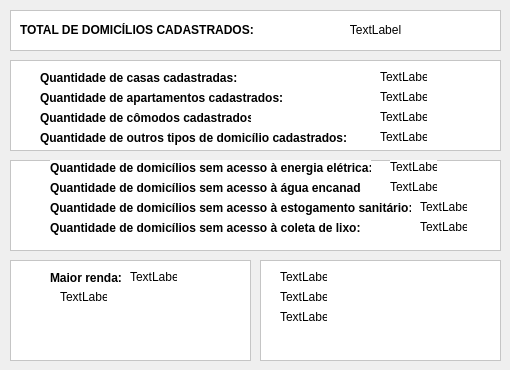
    <widget class="QWidget" name="tab_dados">
     <attribute name="title">
      <string>Estatísticas</string>
     </attribute>
     <widget class="QFrame" name="frame_6">
      <property name="geometry">
       <rect>
        <x>10</x>
        <y>10</y>
        <width>491</width>
        <height>41</height>
       </rect>
      </property>
      <property name="styleSheet">
       <string notr="true">background-color: rgb(255, 255, 255);</string>
      </property>
      <property name="frameShape">
       <enum>QFrame::StyledPanel</enum>
      </property>
      <property name="frameShadow">
       <enum>QFrame::Raised</enum>
      </property>
      <layout class="QHBoxLayout" name="horizontalLayout_16">
       <item>
        <widget class="QLabel" name="label_15">
         <property name="text">
          <string>&lt;html&gt;&lt;head/&gt;&lt;body&gt;&lt;p&gt;&lt;span style=&quot; font-weight:600;&quot;&gt;TOTAL DE DOMICÍLIOS CADASTRADOS:&lt;/span&gt;&lt;/p&gt;&lt;/body&gt;&lt;/html&gt;</string>
         </property>
        </widget>
       </item>
       <item>
        <widget class="QLabel" name="tb_domCadastrados">
         <property name="text">
          <string>&lt;html&gt;&lt;head/&gt;&lt;body&gt;&lt;p align=&quot;center&quot;&gt;TextLabel&lt;/p&gt;&lt;/body&gt;&lt;/html&gt;</string>
         </property>
        </widget>
       </item>
      </layout>
     </widget>
     <widget class="QFrame" name="frame_7">
      <property name="geometry">
       <rect>
        <x>10</x>
        <y>60</y>
        <width>491</width>
        <height>91</height>
       </rect>
      </property>
      <property name="styleSheet">
       <string notr="true">background-color: rgb(255, 255, 255);</string>
      </property>
      <property name="frameShape">
       <enum>QFrame::StyledPanel</enum>
      </property>
      <property name="frameShadow">
       <enum>QFrame::Raised</enum>
      </property>
      <widget class="QLabel" name="label_16">
       <property name="geometry">
        <rect>
         <x>30</x>
         <y>10</y>
         <width>201</width>
         <height>16</height>
        </rect>
       </property>
       <property name="text">
        <string>&lt;html&gt;&lt;head/&gt;&lt;body&gt;&lt;p&gt;&lt;span style=&quot; font-weight:600;&quot;&gt;Quantidade de casas cadastradas:&lt;/span&gt;&lt;/p&gt;&lt;/body&gt;&lt;/html&gt;</string>
       </property>
      </widget>
      <widget class="QLabel" name="label_17">
       <property name="geometry">
        <rect>
         <x>30</x>
         <y>30</y>
         <width>251</width>
         <height>16</height>
        </rect>
       </property>
       <property name="text">
        <string>&lt;html&gt;&lt;head/&gt;&lt;body&gt;&lt;p&gt;&lt;span style=&quot; font-weight:600;&quot;&gt;Quantidade de apartamentos cadastrados:&lt;/span&gt;&lt;/p&gt;&lt;/body&gt;&lt;/html&gt;</string>
       </property>
      </widget>
      <widget class="QLabel" name="label_18">
       <property name="geometry">
        <rect>
         <x>30</x>
         <y>50</y>
         <width>211</width>
         <height>16</height>
        </rect>
       </property>
       <property name="text">
        <string>&lt;html&gt;&lt;head/&gt;&lt;body&gt;&lt;p&gt;&lt;span style=&quot; font-weight:600;&quot;&gt;Quantidade de cômodos cadastrados:&lt;/span&gt;&lt;/p&gt;&lt;/body&gt;&lt;/html&gt;</string>
       </property>
      </widget>
      <widget class="QLabel" name="label_19">
       <property name="geometry">
        <rect>
         <x>30</x>
         <y>70</y>
         <width>311</width>
         <height>16</height>
        </rect>
       </property>
       <property name="text">
        <string>&lt;html&gt;&lt;head/&gt;&lt;body&gt;&lt;p&gt;&lt;span style=&quot; font-weight:600;&quot;&gt;Quantidade de outros tipos de domicílio cadastrados:&lt;/span&gt;&lt;/p&gt;&lt;/body&gt;&lt;/html&gt;</string>
       </property>
      </widget>
      <widget class="QLabel" name="label_24">
       <property name="geometry">
        <rect>
         <x>370</x>
         <y>10</y>
         <width>47</width>
         <height>13</height>
        </rect>
       </property>
       <property name="text">
        <string>TextLabel</string>
       </property>
      </widget>
      <widget class="QLabel" name="label_25">
       <property name="geometry">
        <rect>
         <x>370</x>
         <y>30</y>
         <width>47</width>
         <height>13</height>
        </rect>
       </property>
       <property name="text">
        <string>TextLabel</string>
       </property>
      </widget>
      <widget class="QLabel" name="label_26">
       <property name="geometry">
        <rect>
         <x>370</x>
         <y>50</y>
         <width>47</width>
         <height>13</height>
        </rect>
       </property>
       <property name="text">
        <string>TextLabel</string>
       </property>
      </widget>
      <widget class="QLabel" name="label_27">
       <property name="geometry">
        <rect>
         <x>370</x>
         <y>70</y>
         <width>47</width>
         <height>13</height>
        </rect>
       </property>
       <property name="text">
        <string>TextLabel</string>
       </property>
      </widget>
     </widget>
     <widget class="QFrame" name="frame_8">
      <property name="geometry">
       <rect>
        <x>10</x>
        <y>160</y>
        <width>491</width>
        <height>91</height>
       </rect>
      </property>
      <property name="styleSheet">
       <string notr="true">background-color: rgb(255, 255, 255);</string>
      </property>
      <property name="frameShape">
       <enum>QFrame::StyledPanel</enum>
      </property>
      <property name="frameShadow">
       <enum>QFrame::Raised</enum>
      </property>
      <widget class="QLabel" name="label_20">
       <property name="geometry">
        <rect>
         <x>40</x>
         <y>0</y>
         <width>321</width>
         <height>16</height>
        </rect>
       </property>
       <property name="text">
        <string>&lt;html&gt;&lt;head/&gt;&lt;body&gt;&lt;p&gt;&lt;span style=&quot; font-weight:600;&quot;&gt;Quantidade de domicílios sem acesso à energia elétrica:&lt;/span&gt;&lt;/p&gt;&lt;/body&gt;&lt;/html&gt;</string>
       </property>
      </widget>
      <widget class="QLabel" name="label_21">
       <property name="geometry">
        <rect>
         <x>40</x>
         <y>20</y>
         <width>311</width>
         <height>16</height>
        </rect>
       </property>
       <property name="text">
        <string>&lt;html&gt;&lt;head/&gt;&lt;body&gt;&lt;p&gt;&lt;span style=&quot; font-weight:600;&quot;&gt;Quantidade de domicílios sem acesso à água encanada:&lt;/span&gt;&lt;/p&gt;&lt;/body&gt;&lt;/html&gt;</string>
       </property>
      </widget>
      <widget class="QLabel" name="label_22">
       <property name="geometry">
        <rect>
         <x>40</x>
         <y>40</y>
         <width>361</width>
         <height>16</height>
        </rect>
       </property>
       <property name="text">
        <string>&lt;html&gt;&lt;head/&gt;&lt;body&gt;&lt;p&gt;&lt;span style=&quot; font-weight:600;&quot;&gt;Quantidade de domicílios sem acesso à estogamento sanitário:&lt;/span&gt;&lt;/p&gt;&lt;/body&gt;&lt;/html&gt;</string>
       </property>
      </widget>
      <widget class="QLabel" name="label_23">
       <property name="geometry">
        <rect>
         <x>40</x>
         <y>60</y>
         <width>341</width>
         <height>16</height>
        </rect>
       </property>
       <property name="text">
        <string>&lt;html&gt;&lt;head/&gt;&lt;body&gt;&lt;p&gt;&lt;span style=&quot; font-weight:600;&quot;&gt;Quantidade de domicílios sem acesso à coleta de lixo:&lt;/span&gt;&lt;/p&gt;&lt;/body&gt;&lt;/html&gt;</string>
       </property>
      </widget>
      <widget class="QLabel" name="label_29">
       <property name="geometry">
        <rect>
         <x>380</x>
         <y>0</y>
         <width>47</width>
         <height>13</height>
        </rect>
       </property>
       <property name="text">
        <string>TextLabel</string>
       </property>
      </widget>
      <widget class="QLabel" name="label_30">
       <property name="geometry">
        <rect>
         <x>380</x>
         <y>20</y>
         <width>47</width>
         <height>13</height>
        </rect>
       </property>
       <property name="text">
        <string>TextLabel</string>
       </property>
      </widget>
      <widget class="QLabel" name="label_31">
       <property name="geometry">
        <rect>
         <x>410</x>
         <y>40</y>
         <width>47</width>
         <height>13</height>
        </rect>
       </property>
       <property name="text">
        <string>TextLabel</string>
       </property>
      </widget>
      <widget class="QLabel" name="label_32">
       <property name="geometry">
        <rect>
         <x>410</x>
         <y>60</y>
         <width>47</width>
         <height>13</height>
        </rect>
       </property>
       <property name="text">
        <string>TextLabel</string>
       </property>
      </widget>
     </widget>
     <widget class="QFrame" name="frame_9">
      <property name="geometry">
       <rect>
        <x>260</x>
        <y>260</y>
        <width>241</width>
        <height>101</height>
       </rect>
      </property>
      <property name="styleSheet">
       <string notr="true">background-color: rgb(255, 255, 255);</string>
      </property>
      <property name="frameShape">
       <enum>QFrame::StyledPanel</enum>
      </property>
      <property name="frameShadow">
       <enum>QFrame::Raised</enum>
      </property>
      <widget class="QLabel" name="label_34">
       <property name="geometry">
        <rect>
         <x>20</x>
         <y>10</y>
         <width>47</width>
         <height>13</height>
        </rect>
       </property>
       <property name="text">
        <string>TextLabel</string>
       </property>
      </widget>
      <widget class="QLabel" name="label_35">
       <property name="geometry">
        <rect>
         <x>20</x>
         <y>30</y>
         <width>47</width>
         <height>13</height>
        </rect>
       </property>
       <property name="text">
        <string>TextLabel</string>
       </property>
      </widget>
      <widget class="QLabel" name="label_36">
       <property name="geometry">
        <rect>
         <x>20</x>
         <y>50</y>
         <width>47</width>
         <height>13</height>
        </rect>
       </property>
       <property name="text">
        <string>TextLabel</string>
       </property>
      </widget>
     </widget>
     <widget class="QFrame" name="frame_10">
      <property name="geometry">
       <rect>
        <x>10</x>
        <y>260</y>
        <width>241</width>
        <height>101</height>
       </rect>
      </property>
      <property name="styleSheet">
       <string notr="true">background-color: rgb(255, 255, 255);</string>
      </property>
      <property name="frameShape">
       <enum>QFrame::StyledPanel</enum>
      </property>
      <property name="frameShadow">
       <enum>QFrame::Raised</enum>
      </property>
      <widget class="QLabel" name="label_28">
       <property name="geometry">
        <rect>
         <x>40</x>
         <y>10</y>
         <width>91</width>
         <height>16</height>
        </rect>
       </property>
       <property name="text">
        <string>&lt;html&gt;&lt;head/&gt;&lt;body&gt;&lt;p&gt;&lt;span style=&quot; font-weight:600;&quot;&gt;Maior renda:&lt;/span&gt;&lt;/p&gt;&lt;/body&gt;&lt;/html&gt;</string>
       </property>
      </widget>
      <widget class="QLabel" name="label_11">
       <property name="geometry">
        <rect>
         <x>120</x>
         <y>10</y>
         <width>47</width>
         <height>13</height>
        </rect>
       </property>
       <property name="text">
        <string>TextLabel</string>
       </property>
      </widget>
      <widget class="QLabel" name="label_33">
       <property name="geometry">
        <rect>
         <x>50</x>
         <y>30</y>
         <width>47</width>
         <height>13</height>
        </rect>
       </property>
       <property name="text">
        <string>TextLabel</string>
       </property>
      </widget>
     </widget>
    </widget>
